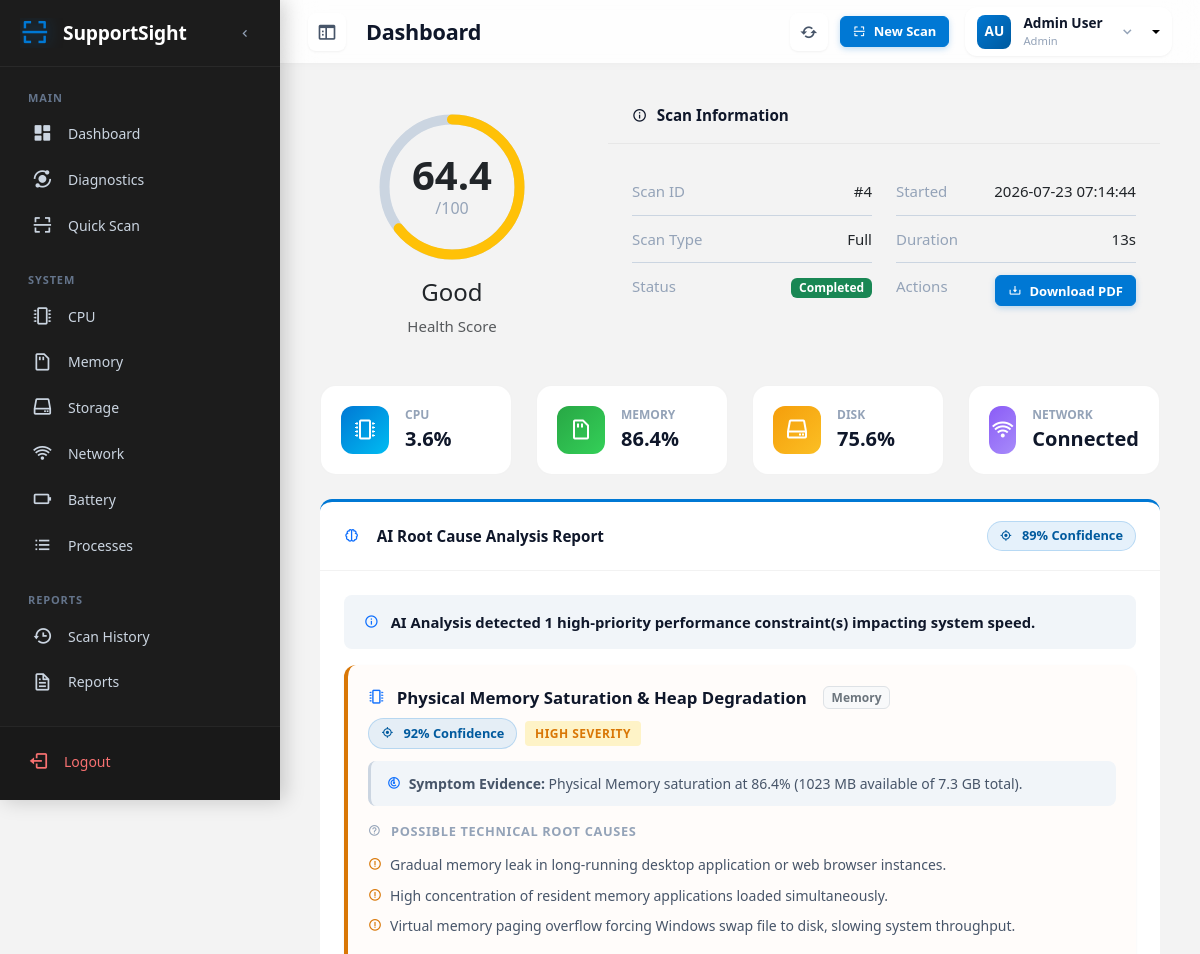
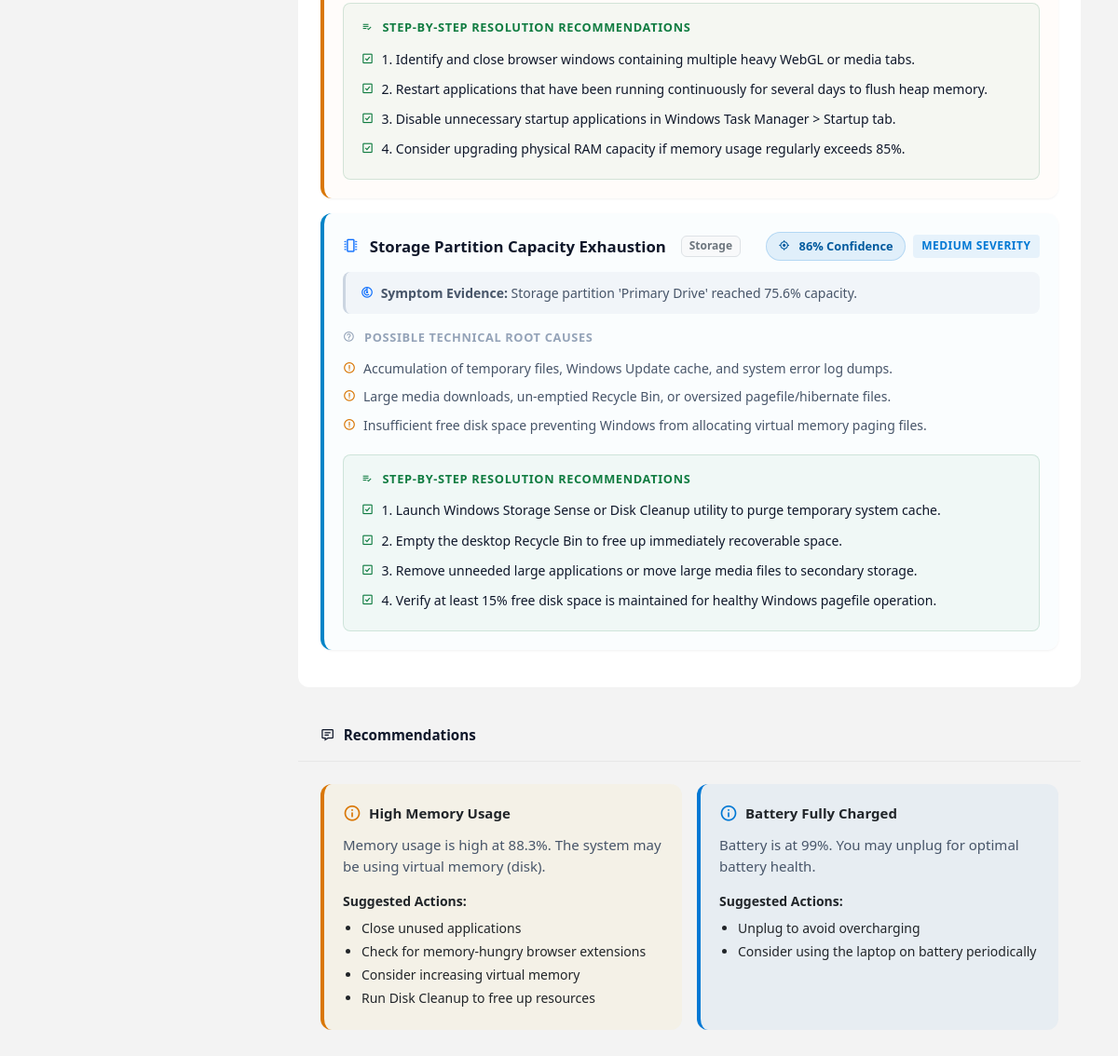
The app's page /scan/4 (signed in) with its own data (2 pictures, top to bottom).
### app/models/user.py (models this page shows, shortened)
class User(UserMixin, db.Model):
    __tablename__ = 'users'
    id = db.Column(db.Integer, primary_key=True)
    username = db.Column(db.String(80), unique=True, nullable=False, index=True)
    email = db.Column(db.String(120), unique=True, nullable=False, index=True)
    password_hash = db.Column(db.String(255), nullable=False)
    first_name = db.Column(db.String(50))
    last_name = db.Column(db.String(50))
    role = db.Column(db.String(20), default='user')
    is_active = db.Column(db.Boolean, default=True)
    created_at = db.Column(db.DateTime, default=datetime.utcnow)
    last_login = db.Column(db.DateTime)
    scans = db.relationship('Scan', backref='user', lazy='dynamic', cascade='all, delete-orphan')
    @property
    def full_name(self) -> str:
        if self.first_name and self.last_name:
            return f'{self.first_name} {self.last_name}'
        return self.username
    @property
    def initials(self) -> str:
        if self.first_name and self.last_name:
            return f'{self.first_name[0]}{self.last_name[0]}'.upper()
        return self.username[:2].upper()

### app/models/scan.py (models this page shows, shortened)
class Scan(db.Model):
    __tablename__ = 'scans'
    STATUS_COMPLETED = 'completed'
    STATUS_FAILED = 'failed'
    STATUS_IN_PROGRESS = 'in_progress'
    TYPE_FULL = 'full'
    TYPE_QUICK = 'quick'
    TYPE_CUSTOM = 'custom'
    id = db.Column(db.Integer, primary_key=True)
    user_id = db.Column(db.Integer, db.ForeignKey('users.id'), nullable=False, index=True)
    scan_type = db.Column(db.String(20), default=TYPE_FULL)
    health_score = db.Column(db.Integer, default=0)
    status = db.Column(db.String(20), default=STATUS_IN_PROGRESS)
    system_info = db.Column(db.Text)
    cpu_data = db.Column(db.Text)
    ram_data = db.Column(db.Text)
    disk_data = db.Column(db.Text)
    network_data = db.Column(db.Text)
    battery_data = db.Column(db.Text)
    process_data = db.Column(db.Text)
    recommendations = db.Column(db.Text)
    root_cause_analysis = db.Column(db.Text)
    error_message = db.Column(db.Text)
    started_at = db.Column(db.DateTime, default=datetime.utcnow)
    completed_at = db.Column(db.DateTime)
    duration = db.Column(db.Float)
    scan_user = db.relationship('User', backref=db.backref('scan_history', lazy='dynamic', overlaps="scans,user"), overlaps="scans,user")
    def get_data(self, key: str) -> dict:
        data = getattr(self, key)
        if data:
            try:
                return json.loads(data)
            except json.JSONDecodeError:
                return {}
        return {}
    @property
    def health_category(self) -> str:
        if self.health_score >= 80:
            return 'Excellent'
        elif self.health_score >= 60:
            return 'Good'
        elif self.health_score >= 40:
            return 'Fair'
        return 'Poor'

### app/dashboard/routes.py (the view)
@dashboard_bp.route('/scan/<int:scan_id>')
@login_required
def scan_result(scan_id):
    scan = ScanService.get_scan_by_id(scan_id)
    if not scan or scan.user_id != current_user.id:
        flash('Scan not found.', 'warning')
        return redirect(url_for('dashboard.scan_history'))
    return render_template('dashboard/scan_result.html', scan=scan)

### app/templates/dashboard/scan_result.html (shortened to what this page needs)
{% extends 'base.html' %}
{% block content %}
<div class="row mb-4">
    <div class="col-lg-4">
        <div class="card" data-aos="fade-up">
            <div class="card-body text-center">
                <div class="scan-score-display">
                    <svg class="score-ring" viewBox="0 0 120 120">
                        <circle class="score-bg" cx="60" cy="60" r="54"/>
                        <circle class="score-progress" cx="60" cy="60" r="54"
                                stroke-dasharray="339.3" stroke-dashoffset="339.3"/>
                    </svg>
                    <div class="score-value">
                        <span class="score">{{ scan.health_score }}</span>
                        <span class="max">/100</span>
                    </div>
                </div>
                <h4 class="mt-3">{{ scan.health_category }}</h4>
                <p class="text-muted mb-0">Health Score</p>
            </div>
        </div>
    </div>
    <div class="col-lg-8">
        <div class="card" data-aos="fade-up" data-aos-delay="100">
            <div class="card-header">
                <h5><i class='bx bx-info-circle'></i> Scan Information</h5>
            </div>
            <div class="card-body">
                <div class="row">
                    <div class="col-md-6">
                        <div class="info-item">
                            <span class="info-label">Scan ID</span>
                            <span class="info-value">#{{ scan.id }}</span>
                        </div>
                        <div class="info-item">
                            <span class="info-label">Scan Type</span>
                            <span class="info-value">{{ scan.scan_type|title }}</span>
                        </div>
                        <div class="info-item">
                            <span class="info-label">Status</span>
                            <span class="info-value">
                                {% if scan.status == 'completed' %}
                                    <span class="badge bg-success">Completed</span>
                                {% elif scan.status == 'failed' %}
                                    <span class="badge bg-danger">Failed</span>
                                {% else %}
                                    <span class="badge bg-warning">In Progress</span>
                                {% endif %}
                            </span>
                        </div>
                    </div>
                    <div class="col-md-6">
                        <div class="info-item">
                            <span class="info-label">Started</span>
                            <span class="info-value">{{ scan.started_at|format_datetime('%Y-%m-%d %H:%M:%S') if scan.started_at else 'N/A' }}</span>
                        </div>
                        <div class="info-item">
                            <span class="info-label">Duration</span>
                            <span class="info-value">{{ format_duration(scan.duration) if scan.duration else '--' }}</span>
                        </div>
                        <div class="info-item">
                            <span class="info-label">Actions</span>
                            <span class="info-value">
                                {% if scan.status == 'completed' %}
                                <a href="{{ url_for('reports.download_report', scan_id=scan.id) }}" class="btn btn-sm btn-primary">
                                    <i class='bx bx-download'></i> Download PDF
                                </a>
                                {% endif %}
                            </span>
                        </div>
                    </div>
                </div>
            </div>
        </div>
    </div>
</div>
<div class="row mb-4">
    <div class="col-md-6 col-lg-3" data-aos="fade-up">
        <a href="{{ url_for('diagnostics.cpu') }}" class="component-card">
            <div class="component-icon cpu">
                <i class='bx bx-microchip'></i>
            </div>
            <div class="component-info">
                <span class="component-name">CPU</span>
                <span class="component-value" id="resultCpu">{{ scan.get_data('cpu_data').get('usage', 0)|round(1) }}%</span>
            </div>
        </a>
    </div>
    <div class="col-md-6 col-lg-3" data-aos="fade-up" data-aos-delay="50">
        <a href="{{ url_for('diagnostics.ram') }}" class="component-card">
            <div class="component-icon ram">
                <i class='bx bx-memory-card'></i>
            </div>
            <div class="component-info">
                <span class="component-name">Memory</span>
                <span class="component-value" id="resultRam">{{ scan.get_data('ram_data').get('memory', {}).get('percent', 0)|round(1) }}%</span>
            </div>
        </a>
    </div>
    <div class="col-md-6 col-lg-3" data-aos="fade-up" data-aos-delay="100">
        <a href="{{ url_for('diagnostics.disk') }}" class="component-card">
            <div class="component-icon disk">
                <i class='bx bx-hdd'></i>
            </div>
            <div class="component-info">
                <span class="component-name">Disk</span>
                <span class="component-value" id="resultDisk">{{ scan.get_data('disk_data').get('overall_percent', 0)|round(1) }}%</span>
            </div>
        </a>
    </div>
    <div class="col-md-6 col-lg-3" data-aos="fade-up" data-aos-delay="150">
        <a href="{{ url_for('diagnostics.network') }}" class="component-card">
            <div class="component-icon network">
                <i class='bx bx-wifi'></i>
            </div>
            <div class="component-info">
                <span class="component-name">Network</span>
                <span class="component-value" id="resultNetwork">
                    {% if scan.get_data('network_data').get('internet_connectivity', {}).get('connected') %}
                        Connected
                    {% else %}
                        Offline
                    {% endif %}
                </span>
            </div>
        </a>
    </div>
</div>
{% set root_cause = scan.get_data('root_cause_analysis') %}
{% if root_cause and root_cause.get('findings') %}
<div class="row mb-4">
    <div class="col-12" data-aos="fade-up">
        <div class="card root-cause-card defender-card">
            <div class="card-header d-flex align-items-center justify-content-between">
                <h5 class="mb-0"><i class='bx bx-brain text-primary me-2'></i> AI Root Cause Analysis Report</h5>
                <span class="confidence-chip"><i class='bx bx-target-lock me-1'></i> {{ root_cause.get('overall_confidence', 95) }}% Confidence</span>
            </div>
            <div class="card-body">
                <div class="root-cause-summary-bar mb-3">
                    <div class="root-cause-summary-text">
                        <i class='bx bx-info-circle text-primary me-2'></i> {{ root_cause.get('summary') }}
                    </div>
                </div>
                <div class="root-cause-findings-list">
                    {% for finding in root_cause.get('findings', []) %}
                    <div class="root-cause-item severity-{{ finding.severity }}">
                        <div class="root-cause-header">
                            <div class="root-cause-title">
                                <i class='bx bx-microchip text-primary me-1'></i>
                                <span>{{ finding.title }}</span>
                                <span class="badge bg-light text-secondary border ms-2">{{ finding.component }}</span>
                            </div>
                            <div class="d-flex align-items-center gap-2">
                                <span class="confidence-chip"><i class='bx bx-target-lock me-1'></i> {{ finding.confidence_score }}% Confidence</span>
                                <span class="severity-pill severity-{{ finding.severity }}">{{ finding.severity }} Severity</span>
                            </div>
                        </div>
                        <div class="symptom-box mb-3">
                            <i class='bx bx-radar me-1 text-primary'></i>
                            <strong>Symptom Evidence:</strong> {{ finding.symptom_evidence }}
                        </div>
                        <div class="mb-3">
                            <div class="root-cause-section-title">
                                <i class='bx bx-help-circle me-1'></i> Possible Technical Root Causes
                            </div>
                            <ul class="causes-list mb-0">
                                {% for cause in finding.possible_causes %}
                                <li><i class='bx bx-error-circle'></i> <span>{{ cause }}</span></li>
                                {% endfor %}
                            </ul>
                        </div>
                        <div class="recommendations-box">
                            <div class="root-cause-section-title text-success">
                                <i class='bx bx-list-check me-1'></i> Step-by-Step Resolution Recommendations
                            </div>
                            <ul class="recommendations-steps mb-0">
                                {% for step in finding.step_by_step_recommendations %}
                                <li><i class='bx bx-check-square text-success me-2'></i><span>{{ step }}</span></li>
                                {% endfor %}
                            </ul>
                        </div>
                    </div>
                    {% endfor %}
                </div>
            </div>
        </div>
    </div>
</div>
{% endif %}
<div class="row">
    <div class="col-12">
        <div class="card" data-aos="fade-up">
            <div class="card-header">
                <h5><i class='bx bx-message-detail'></i> Recommendations</h5>
            </div>
            <div class="card-body">
                {% set recommendations = scan.get_data('recommendations') %}
                {% if recommendations %}
                <div class="recommendations-grid">
                    {% for rec in recommendations %}
                    <div class="recommendation-card severity-{{ rec.severity }}">
                        <div class="rec-header">
                            <i class='bx bx-{{ 'exclamation-triangle' if rec.severity == 'critical' else 'info-circle' }}'></i>
                            <span class="rec-title">{{ rec.title }}</span>
                        </div>
                        <p class="rec-description">{{ rec.description }}</p>
                        {% if rec.action_items %}
                        <div class="rec-actions">
                            <strong>Suggested Actions:</strong>
                            <ul>
                                {% for action in rec.action_items %}
                                <li>{{ action }}</li>
                                {% endfor %}
                            </ul>
                        </div>
                        {% endif %}
                    </div>
                    {% endfor %}
                </div>
                {% else %}
                <div class="empty-state">
                    <i class='bx bx-check-circle'></i>
                    <h5>All Systems Healthy!</h5>
                    <p>No recommendations at this time.</p>
                </div>
                {% endif %}
            </div>
        </div>
    </div>
</div>
{% endblock %}

### app/templates/components/navbar.html (shortened to what this page needs)
<nav class="top-navbar">
    <div class="navbar-left">
        <button class="btn-icon d-none d-lg-flex" id="desktopSidebarToggle" title="Toggle Sidebar">
            <i class='bx bx-sidebar'></i>
        </button>
        <div class="page-title ms-2">
            <h1>{% block page_title %}Dashboard{% endblock %}</h1>
        </div>
    </div>
    <div class="navbar-right">
        <div class="navbar-actions">
            <button class="btn-icon" id="refreshData" title="Refresh Data">
                <i class='bx bx-refresh'></i>
            </button>
            <a href="{{ url_for('dashboard.quick_scan') }}" class="btn btn-primary btn-sm">
                <i class='bx bx-scan'></i>
                <span>New Scan</span>
            </a>
        </div>
        <div class="navbar-user dropdown">
            <button class="user-toggle dropdown-toggle" data-bs-toggle="dropdown" aria-expanded="false">
                <div class="user-avatar">
                    {{ current_user.initials }}
                </div>
                <div class="user-info">
                    <span class="user-name">{{ current_user.full_name }}</span>
                    <span class="user-role">{{ current_user.role|title }}</span>
                </div>
                <i class='bx bx-chevron-down ms-1'></i>
            </button>
        </div>
    </div>
</nav>

### records on screen
User: initials "AU", full_name "Admin User", role "Admin", is_active True (drawn)
Scan: health_score "64.4", health_category "Good", id "4", scan_type "Full", started_at "2026-07-23 07:14:44", duration "13s", get_data "3.6", get_data "86.4", get_data "75.6"

### other values on screen
{{ root_cause.get('overall_confidence', 95) }} "89"
{{ root_cause.get('summary') }} "AI Analysis detected 1 high-priority performance constraint(s) impacting system speed."
{{ finding.title }} "Physical Memory Saturation & Heap Degradation" "Storage Partition Capacity Exhaustion"
{{ finding.component }} "Memory" "Storage"
{{ finding.confidence_score }} "92" "86"
{{ finding.severity }} "HIGH" "MEDIUM"
{{ finding.symptom_evidence }} "Physical Memory saturation at 86.4% (1023 MB available of 7.3 GB total)." "Storage partition 'Primary Drive' reached 75.6% capacity."
{{ cause }} "Gradual memory leak in long-running desktop application or web browser instances." "High concentration of resident memory applications loaded simultaneously." "Virtual memory paging overflow forcing Windows swap file to disk, slowing system throughput." "Accumulation of temporary files, Windows Update cache, and system error log dumps." "Large media downloads, un-emptied Recycle Bin, or oversized pagefile/hibernate files." "Insufficient free disk space preventing Windows from allocating virtual memory paging files."
{{ step }} "1. Identify and close browser windows containing multiple heavy WebGL or media tabs." "2. Restart applications that have been running continuously for several days to flush heap memory." "3. Disable unnecessary startup applications in Windows Task Manager > Startup tab." "4. Consider upgrading physical RAM capacity if memory usage regularly exceeds 85%." "1. Launch Windows Storage Sense or Disk Cleanup utility to purge temporary system cache." "2. Empty the desktop Recycle Bin to free up immediately recoverable space." "3. Remove unneeded large applications or move large media files to secondary storage." "4. Verify at least 15% free disk space is maintained for healthy Windows pagefile operation."
{{ rec.title }} "High Memory Usage" "Battery Fully Charged"
{{ rec.description }} "Memory usage is high at 88.3%. The system may be using virtual memory (disk)." "Battery is at 99%. You may unplug for optimal battery health."
{{ action }} "Close unused applications" "Check for memory-hungry browser extensions" "Consider increasing virtual memory" "Run Disk Cleanup to free up resources" "Unplug to avoid overcharging" "Consider using the laptop on battery periodically"
